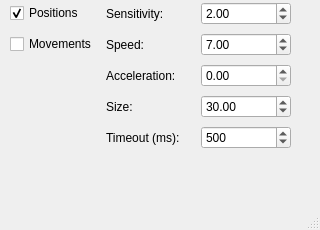
<?xml version="1.0" encoding="UTF-8"?>
<ui version="4.0">
 <class>ControlPanel</class>
 <widget class="QMainWindow" name="ControlPanel">
  <property name="geometry">
   <rect>
    <x>0</x>
    <y>0</y>
    <width>320</width>
    <height>230</height>
   </rect>
  </property>
  <property name="sizePolicy">
   <sizepolicy hsizetype="Fixed" vsizetype="Fixed">
    <horstretch>0</horstretch>
    <verstretch>0</verstretch>
   </sizepolicy>
  </property>
  <property name="minimumSize">
   <size>
    <width>320</width>
    <height>230</height>
   </size>
  </property>
  <property name="maximumSize">
   <size>
    <width>320</width>
    <height>230</height>
   </size>
  </property>
  <property name="baseSize">
   <size>
    <width>320</width>
    <height>240</height>
   </size>
  </property>
  <property name="windowTitle">
   <string>MainWindow</string>
  </property>
  <widget class="QWidget" name="centralwidget">
   <widget class="QWidget" name="gridLayoutWidget">
    <property name="geometry">
     <rect>
      <x>10</x>
      <y>0</y>
      <width>281</width>
      <height>151</height>
     </rect>
    </property>
    <layout class="QGridLayout" name="gridLayout">
     <item row="1" column="2">
      <widget class="QDoubleSpinBox" name="speed">
       <property name="specialValueText">
        <string comment="%" extracomment="%"/>
       </property>
       <property name="prefix">
        <string/>
       </property>
       <property name="minimum">
        <double>0.000000000000000</double>
       </property>
       <property name="maximum">
        <double>15.000000000000000</double>
       </property>
       <property name="singleStep">
        <double>0.100000000000000</double>
       </property>
       <property name="value">
        <double>7.000000000000000</double>
       </property>
      </widget>
     </item>
     <item row="1" column="1">
      <widget class="QLabel" name="speed_label">
       <property name="text">
        <string>Speed:</string>
       </property>
      </widget>
     </item>
     <item row="0" column="1">
      <widget class="QLabel" name="sensitivity_label">
       <property name="text">
        <string>Sensitivity:</string>
       </property>
      </widget>
     </item>
     <item row="2" column="2">
      <widget class="QDoubleSpinBox" name="acceleration">
       <property name="minimum">
        <double>0.000000000000000</double>
       </property>
       <property name="maximum">
        <double>20.000000000000000</double>
       </property>
       <property name="singleStep">
        <double>0.500000000000000</double>
       </property>
       <property name="value">
        <double>0.000000000000000</double>
       </property>
      </widget>
     </item>
     <item row="2" column="1">
      <widget class="QLabel" name="acceleration_label">
       <property name="text">
        <string>Acceleration:</string>
       </property>
      </widget>
     </item>
     <item row="3" column="1">
      <widget class="QLabel" name="size_label">
       <property name="text">
        <string>Size:</string>
       </property>
      </widget>
     </item>
     <item row="0" column="2">
      <widget class="QDoubleSpinBox" name="sensitivity">
       <property name="minimum">
        <double>1.000000000000000</double>
       </property>
       <property name="maximum">
        <double>10.000000000000000</double>
       </property>
       <property name="singleStep">
        <double>0.100000000000000</double>
       </property>
       <property name="value">
        <double>2.000000000000000</double>
       </property>
      </widget>
     </item>
     <item row="3" column="2">
      <widget class="QDoubleSpinBox" name="size">
       <property name="minimum">
        <double>0.000000000000000</double>
       </property>
       <property name="maximum">
        <double>80.000000000000000</double>
       </property>
       <property name="singleStep">
        <double>0.500000000000000</double>
       </property>
       <property name="value">
        <double>30.000000000000000</double>
       </property>
      </widget>
     </item>
     <item row="0" column="0">
      <widget class="QCheckBox" name="positions">
       <property name="enabled">
        <bool>true</bool>
       </property>
       <property name="text">
        <string>Positions</string>
       </property>
       <property name="checked">
        <bool>true</bool>
       </property>
      </widget>
     </item>
     <item row="1" column="0">
      <widget class="QCheckBox" name="movement">
       <property name="text">
        <string>Movements</string>
       </property>
       <property name="checkable">
        <bool>true</bool>
       </property>
       <property name="checked">
        <bool>false</bool>
       </property>
      </widget>
     </item>
     <item row="4" column="1">
      <widget class="QLabel" name="timeout_label">
       <property name="text">
        <string>Timeout (ms):</string>
       </property>
      </widget>
     </item>
     <item row="4" column="2">
      <widget class="QSpinBox" name="timeout">
       <property name="maximum">
        <number>2000</number>
       </property>
       <property name="singleStep">
        <number>50</number>
       </property>
       <property name="value">
        <number>500</number>
       </property>
      </widget>
     </item>
    </layout>
   </widget>
  </widget>
  <widget class="QMenuBar" name="menubar">
   <property name="geometry">
    <rect>
     <x>0</x>
     <y>0</y>
     <width>320</width>
     <height>20</height>
    </rect>
   </property>
  </widget>
  <widget class="QStatusBar" name="statusbar"/>
 </widget>
 <resources/>
 <connections>
  <connection>
   <sender>movement</sender>
   <signal>clicked(bool)</signal>
   <receiver>speed</receiver>
   <slot>setEnabled(bool)</slot>
   <hints>
    <hint type="sourcelabel">
     <x>58</x>
     <y>76</y>
    </hint>
    <hint type="destinationlabel">
     <x>122</x>
     <y>71</y>
    </hint>
   </hints>
  </connection>
  <connection>
   <sender>movement</sender>
   <signal>clicked(bool)</signal>
   <receiver>size</receiver>
   <slot>setEnabled(bool)</slot>
   <hints>
    <hint type="sourcelabel">
     <x>58</x>
     <y>76</y>
    </hint>
    <hint type="destinationlabel">
     <x>122</x>
     <y>101</y>
    </hint>
   </hints>
  </connection>
  <connection>
   <sender>movement</sender>
   <signal>clicked(bool)</signal>
   <receiver>acceleration</receiver>
   <slot>setEnabled(bool)</slot>
   <hints>
    <hint type="sourcelabel">
     <x>58</x>
     <y>76</y>
    </hint>
    <hint type="destinationlabel">
     <x>282</x>
     <y>71</y>
    </hint>
   </hints>
  </connection>
  <connection>
   <sender>movement</sender>
   <signal>clicked(bool)</signal>
   <receiver>timeout</receiver>
   <slot>setEnabled(bool)</slot>
   <hints>
    <hint type="sourcelabel">
     <x>58</x>
     <y>62</y>
    </hint>
    <hint type="destinationlabel">
     <x>246</x>
     <y>152</y>
    </hint>
   </hints>
  </connection>
 </connections>
</ui>
